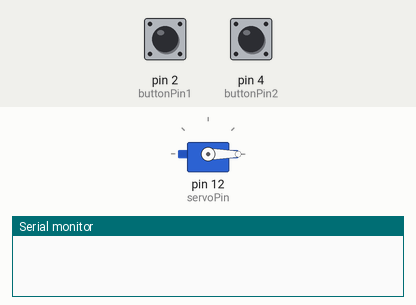
Simulated run of this sketch. Board: Arduino Uno, built with avr-gcc and run on an emulated ATmega328P. Parts: servo, the last lines printed to the serial monitor. The inputs (shaded band) are chosen by the test bench; at power-on: pin 2 (buttonPin1) LOW, pin 4 (buttonPin2) LOW.

Above: at 1.2 s.
1.3 s: pin 2 (buttonPin1) pulled HIGH for 1 s
At 3.3 s:
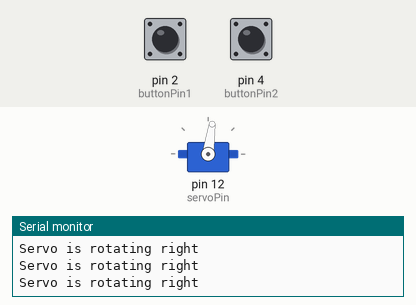
3.8 s: pin 4 (buttonPin2) pulled HIGH for 3.2 s
8.5 s: pin 4 (buttonPin2) pulled HIGH for 0.15 s
At 9.4 s:
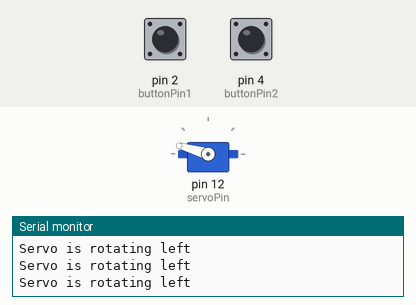
10.1 s: pin 2 (buttonPin1) pulled HIGH for 0.15 s
At 10.8 s:
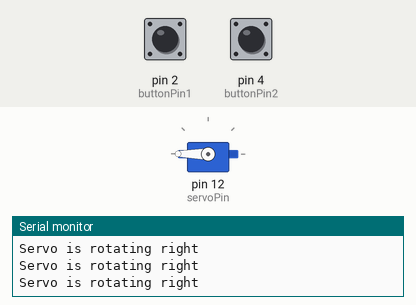
11.7 s: pin 2 (buttonPin1) driven HIGH and pin 4 (buttonPin2) driven HIGH
At 12.2 s:
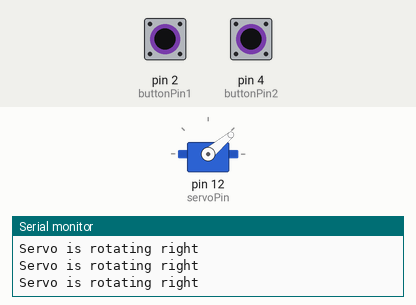
14.7 s: pin 2 (buttonPin1) driven LOW
Timing chart, 0 to 18.7 s (numbered marks = the images above; inputs shaded):
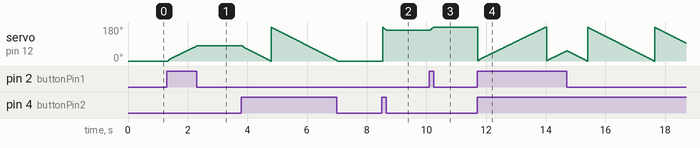

The sketch:

servo_control.ino
```cpp
// Paul Schakel
// Servo Control
//

#include <Servo.h>

Servo myServo;

int buttonPin1 = 2; //gray button
int buttonPin2 = 4; //yellow button
int servoPin = 12;
int buttonState1 = 0;
int buttonState2 = 0;
int pos = 0;

void setup() {
  Serial.begin(9600);
  pinMode(buttonPin1, INPUT);
  pinMode(buttonPin2, INPUT);
  myServo.attach(servoPin);
}

void loop() {
  buttonState1 = digitalRead(buttonPin1);
  buttonState2 = digitalRead(buttonPin2);
  myServo.write(pos);
  delay(15);

  if (buttonState1 == HIGH) {
    //servo rotates right
    Serial.println("Servo is rotating right");
    if (pos >= 180) {
      pos = 0;
    }
    pos += 2;
  }
  else if (buttonState2 == HIGH) {
    //servo rotates left
    Serial.println("Servo is rotating left");
    if (pos <= 0) {
      pos = 180;
    }
    pos -= 2;
  }
}
```

Measured:
- after the input at 1.3 s, servo on pin 12 (servoPin): moves from 0° to 82° over 1.0 s, starting at once
- after the input at 8.5 s, servo on pin 12 (servoPin): 0° → 164° at once
- after the input at 10.1 s, servo on pin 12 (servoPin): 164° → 180° at once
- after the input at 11.7 s, servo on pin 12 (servoPin): ramps from 2° to 180° and jumps back, once every 2.3 s
